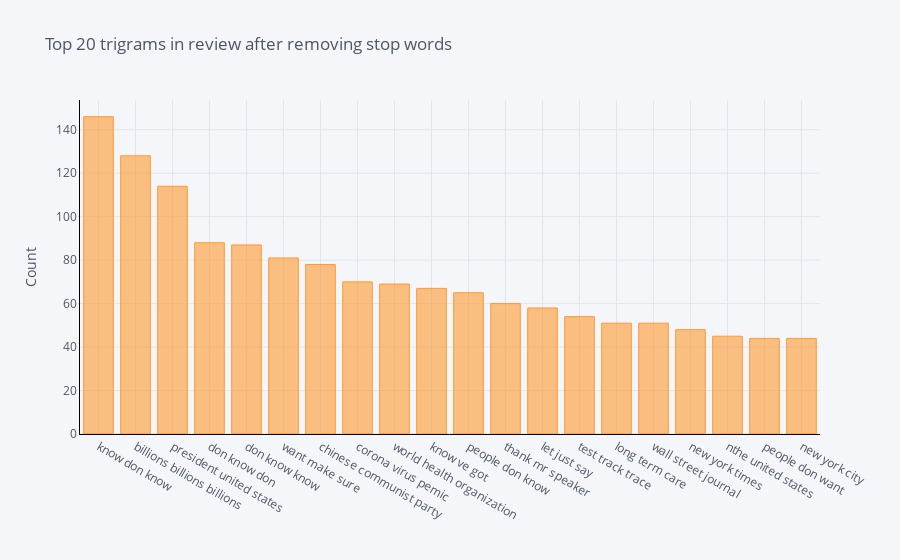

The code cell stored with this chart in its notebook:
### Markdown cell above
## The distribution of Top trigrams after removing stop words

### Code cell
def get_top_n_trigram(corpus, n=None):
    vec = CountVectorizer(ngram_range=(3, 3), stop_words='english').fit(corpus)
    bag_of_words = vec.transform(corpus)
    sum_words = bag_of_words.sum(axis=0) 
    words_freq = [(word, sum_words[0, idx]) for word, idx in vec.vocabulary_.items()]
    words_freq =sorted(words_freq, key = lambda x: x[1], reverse=True)
    return words_freq[:n]
common_words = get_top_n_trigram(df['text'], 20)
df6 = pd.DataFrame(common_words, columns = ['text' , 'count'])
df6
df6.groupby('text').sum()['count'].sort_values(ascending=False).iplot(
    kind='bar', yTitle='Count', linecolor='black', title='Top 20 trigrams in review after removing stop words')

### Figure 1 — Plotly figure (JSON) as saved in the notebook; plotly's stock layout.template omitted (floating-point values rounded to 4 significant figures)
{"data": [{"marker": {"color": "rgba(255, 153, 51, 0.6)", "line": {"color": "rgba(255, 153, 51, 1.0)", "width": 1}}, "name": "count", "orientation": "v", "text": "", "type": "bar", "x": ["know don know", "billions billions billions", "president united states", "don know don", "don know know", "want make sure", "chinese communist party", "corona virus pemic", "world health organization", "know ve got", "people don know", "thank mr speaker", "let just say", "test track trace", "long term care", "wall street journal", "new york times", "nthe united states", "people don want", "new york city"], "y": [146, 128, 114, 88, 87, 81, 78, 70, 69, 67, 65, 60, 58, 54, 51, 51, 48, 45, 44, 44]}], "layout": {"legend": {"bgcolor": "#F5F6F9", "font": {"color": "#4D5663"}}, "paper_bgcolor": "#F5F6F9", "plot_bgcolor": "#F5F6F9", "title": {"font": {"color": "#4D5663"}, "text": "Top 20 trigrams in review after removing stop words"}, "xaxis": {"gridcolor": "#E1E5ED", "linecolor": "black", "showgrid": true, "tickfont": {"color": "#4D5663"}, "title": {"font": {"color": "#4D5663"}, "text": ""}, "zerolinecolor": "#E1E5ED"}, "yaxis": {"gridcolor": "#E1E5ED", "linecolor": "black", "showgrid": true, "tickfont": {"color": "#4D5663"}, "title": {"font": {"color": "#4D5663"}, "text": "Count"}, "zerolinecolor": "#E1E5ED"}}}
